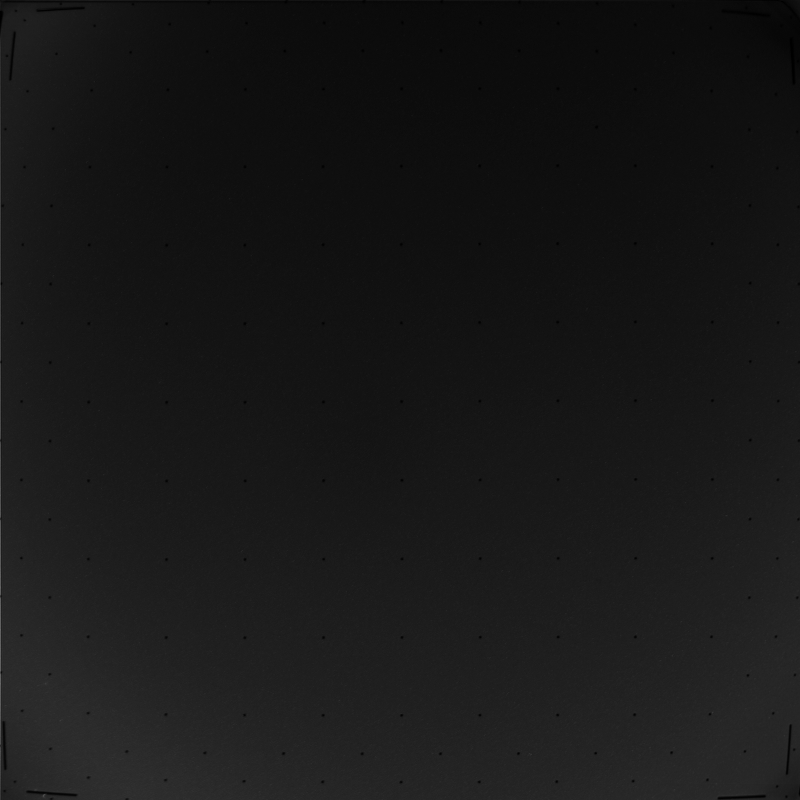
#> input picture src/experiments/images/blank.png, 800 x 800 px
$ python -i libimg.py   (imports and definitions only)   (Python 2 division)   (older library calls are emulated)
#> lines starting #> are read from the running program, lines starting #| are printed output that depends on the picture; after the words box and inside, x2 and y2 are one past the last pixel; in counts of white or black regions, pixels touching at a corner belong together

"""
Image processing routines

Most of these are specific to PyVoyager
"""

import os
import os.path
import scipy.ndimage as ndimage # n-dimensional images - for blob detection
import numpy as np
import cv2
import math
import random

import PIL
from PIL import Image
from PIL import ImageFont
from PIL import ImageDraw


import config
import lib
import log
import ransac


# [16 lines left out: functions cropImageFile, cropImage, not called in this run]


class Page:
    """
    wrapper around PIL text writing routines
    eg
        page = Page()
        page.vtab(5)
        page.println(title, color=200, center=True)
        page.save(filepath)
    """
    # [11 lines left out: function __init__, not called in this run]

    def htab(self, col):
        "horizontal tab"
        self.pos[0] = col * self.charWidth

    def vtab(self, row):
        "vertical tab"
        self.pos[1] = row * self.charHeight

    # [19 lines left out: functions setfont, println, not called in this run]

    def save(self, filepath):
        "save page to a file"
        self.img.save(filepath)


# [354 lines left out: functions thresholdImage, getImageAlignment, getImageAlignmentDiff, getImageAlignmentORB, sharpenImage, not called in this run]


def imwrite(outfile, im):
    """
    like cv2.imwrite but on error will try to create the outfile's folder also.
    useful in some cases where not known if folder exists or not.
    """
    ok = cv2.imwrite(outfile, im)
    if not ok:
        folder = os.path.dirname(outfile)
        lib.mkdir(folder)
        ok = cv2.imwrite(outfile, im)
    return ok


# [41 lines left out: function inpaintImage, not called in this run]


def getGradientMagnitude(im):
    "Get magnitude of gradient for given image using simple kernel"

    ddepth = cv2.CV_32F

    kernel = np.zeros((1,3))
    kernel[0][0]=-1
    kernel[0][1]=0
    kernel[0][2]=1
    dx = cv2.filter2D(im, ddepth, kernel)
    dxabs = cv2.convertScaleAbs(dx)

    kernel = np.zeros((3,1))
    kernel[0][0]=-1
    kernel[1][0]=0
    kernel[2][0]=1
    dy = cv2.filter2D(im, ddepth, kernel)
    dyabs = cv2.convertScaleAbs(dy)

    mag = cv2.addWeighted(dxabs, 0.5, dyabs, 0.5, 0)
    return mag


# [50 lines left out: functions getGradientMagnitudeSobel, annotateImageFile, not called in this run]


def denoiseImageFile(infile, outfile):

    """
    attempt to remove noise from the given image file and save to outfile
    """
#> called with infile = 'experiments/images/blank.png', outfile = 'out.png'

    im = cv2.imread(infile, 0) #.param
#> im is the input picture: shape (800, 800); min 0, max 104, mean 23.9

    # blank out bottom 3 pixels
    im[-3:,:] = 0
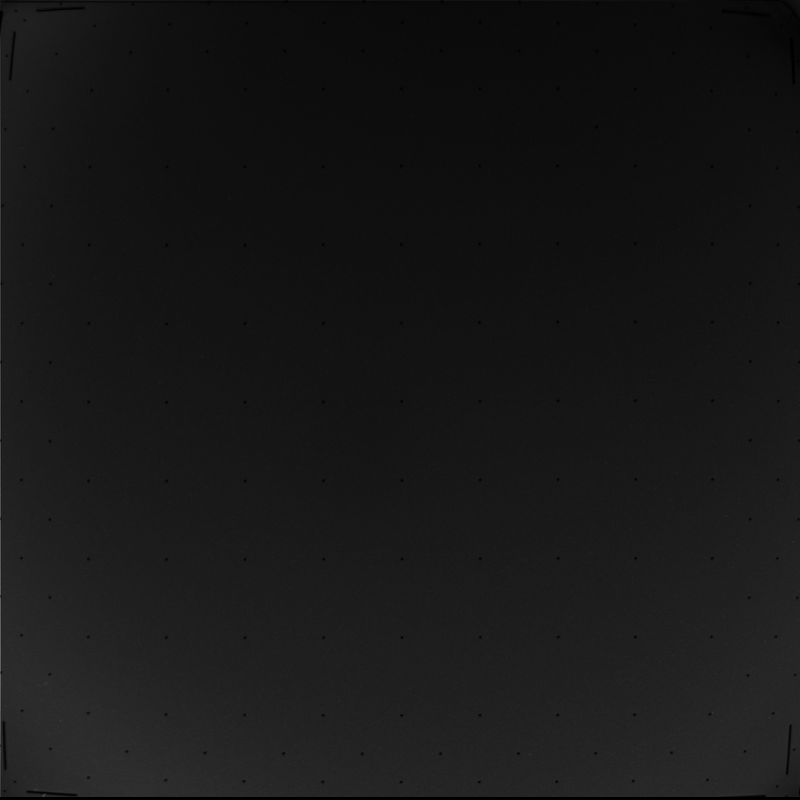
#> im: shape (800, 800); 0.38% of pixels changed, all inside (x1, y1, x2, y2) = (0, 797, 800, 800)

    # blank out right 3 pixels
    im[:,-3:] = 0
#> im: shape (800, 800); 0.37% of pixels changed, all inside (x1, y1, x2, y2) = (797, 0, 800, 797)

    # [39 lines of commented-out code are left out]
    mask = getGradientMagnitude(im)
#> in getGradientMagnitude, `dx = cv2.filter2D(im, ddepth, kernel)`:
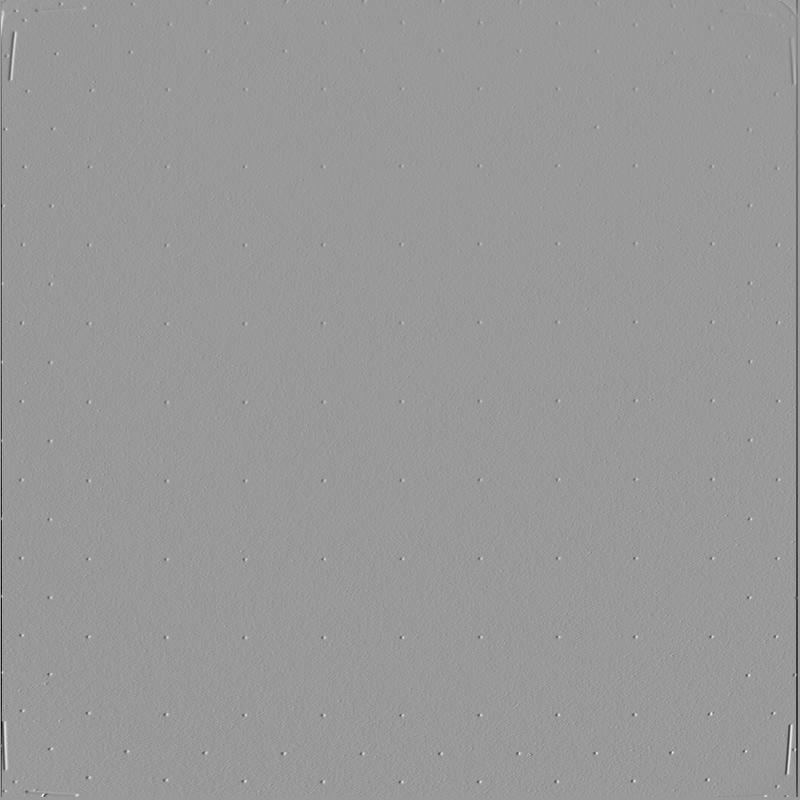
#> dx: shape (800, 800) float32; min -60, max 40, mean -0.1; drawn with min black and max white
    mask = cv2.adaptiveThreshold(mask, maxValue=255,
                               adaptiveMethod=cv2.ADAPTIVE_THRESH_GAUSSIAN_C,
                               thresholdType=cv2.THRESH_BINARY_INV,
                               blockSize=3,
                               # C=25)
                               C=30)
#> mask: shape (800, 800); every value is 0
    # this extracts any long horizontal segments
    kernel = cv2.getStructuringElement(cv2.MORPH_RECT, (120,1));
    mask = cv2.dilate(mask, kernel)
    # this __
    kernel = cv2.getStructuringElement(cv2.MORPH_RECT, (20,5));
    mask = cv2.dilate(mask, kernel)
    mask = cv2.erode(mask, kernel)
    im = im & (255-mask)


    # try removing noise near sharp edges (median blur)
    # the larger C is, the less noise will be removed
    mask = cv2.adaptiveThreshold(im, maxValue=255,
                                 adaptiveMethod=cv2.ADAPTIVE_THRESH_GAUSSIAN_C,
                                 thresholdType=cv2.THRESH_BINARY_INV,
                                 blockSize=3,
                                 # C=2) # ends up blurring triton
                                 # C=5) # leaves too much noise
                                 C=4) # good compromise
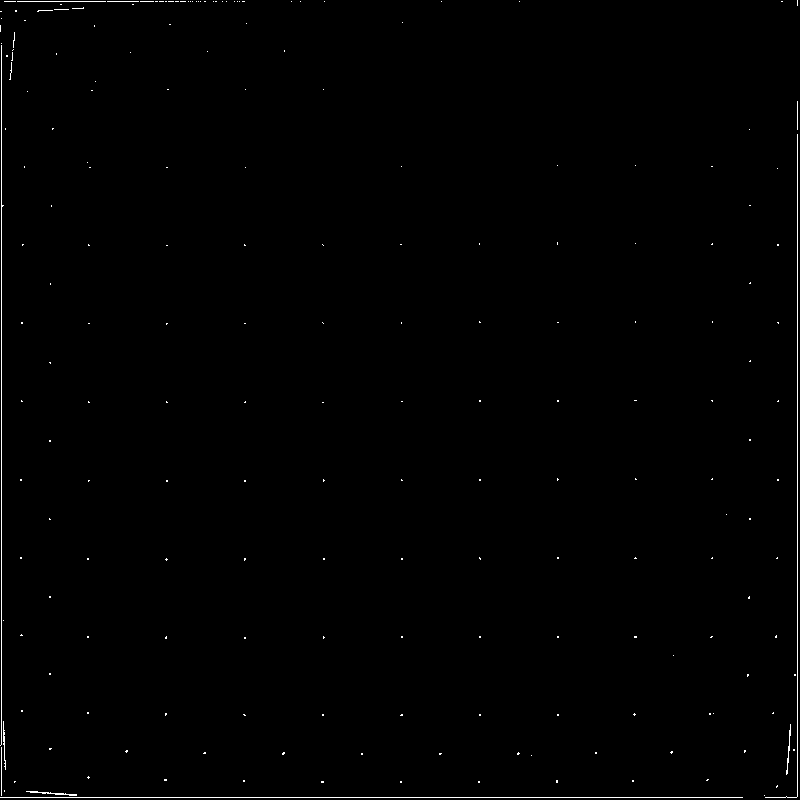
#> mask: shape (800, 800); 0.51% white in thin lines or dots
    kernel = np.ones((5,5), np.uint8) # expand edges horizontally
    mask = cv2.dilate(mask, kernel, iterations = 1) # expand edge mask
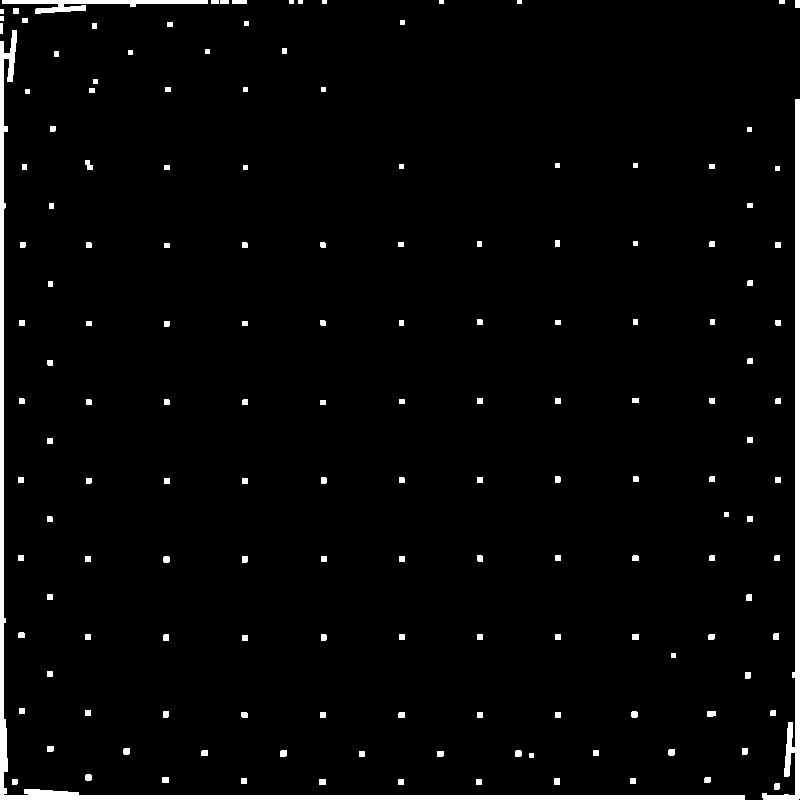
#> mask: shape (800, 800); 2.8% white; 158 white regions, largest, box (x1, y1, x2, y2) and area: (0, 30, 745, 800) 7539, (762, 99, 800, 800) 4029, (2, 0, 208, 14) 1129
    mask = cv2.medianBlur(mask, 5) # remove dots from mask
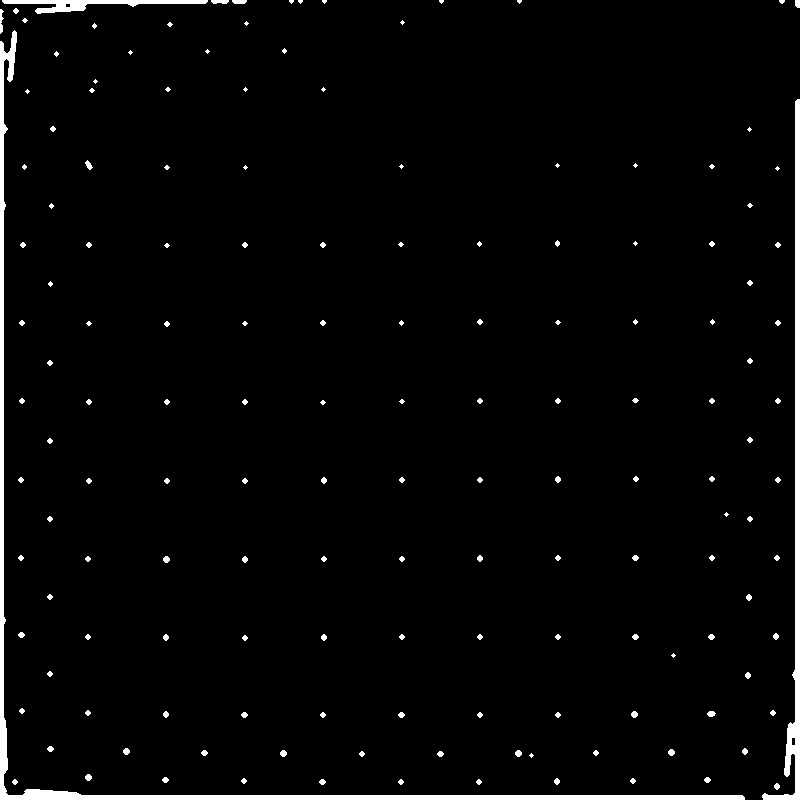
#> mask: shape (800, 800); 2.6% white; 155 white regions (48 under 20 px), largest, box (x1, y1, x2, y2) and area: (0, 30, 745, 800) 7537, (762, 99, 800, 800) 4059, (2, 0, 208, 14) 1154
    imblurred = cv2.medianBlur(im, 5) # remove noise from image
    im = im + ((imblurred - im) & mask) # combine image with blurred version


    # [39 lines of commented-out code are left out]
    imwrite(outfile, im)


# [794 lines left out: functions resizeImage, getImageAlignmentECC, centerAndStabilizeImageFile, stabilizeImageFile, translateImage, centerImageFileAt and 19 more, not called in this run]


# [14 lines not run here, left out]

>>> result = denoiseImageFile('experiments/images/blank.png', 'out.png')

$ run again, on src/experiments/images/calibdim.png
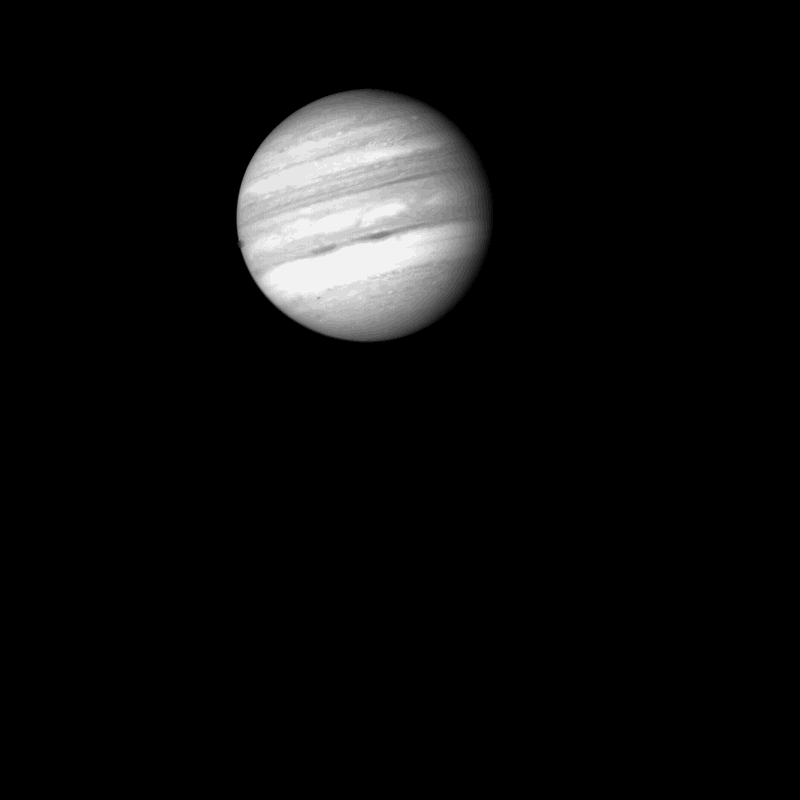
#> input picture src/experiments/images/calibdim.png, 800 x 800 px
#> in denoiseImageFile, im is the input picture: shape (800, 800); min 0, max 21, mean 1.1
#> in getGradientMagnitude, `dx = cv2.filter2D(im, ddepth, kernel)`:
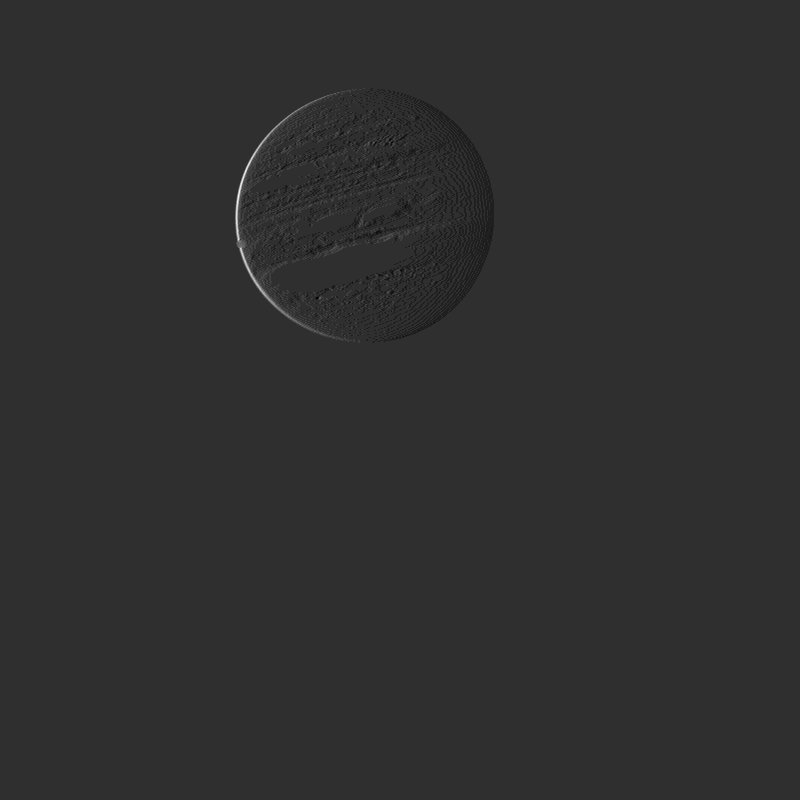
#> dx: shape (800, 800) float32; min -3, max 13, mean 0; drawn with min black and max white
#> in getGradientMagnitude, `dy = cv2.filter2D(im, ddepth, kernel)`:
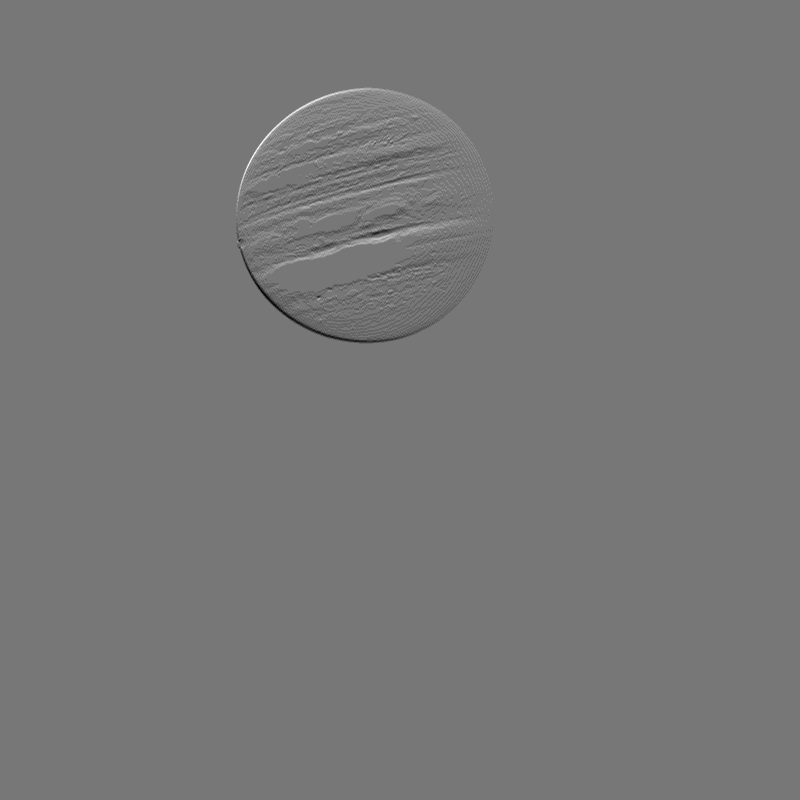
#> dy: shape (800, 800) float32; min -7, max 8, mean 0; drawn with min black and max white
#> mask: shape (800, 800); every value is 0

$ run again, on src/experiments/images/calibdim2.png
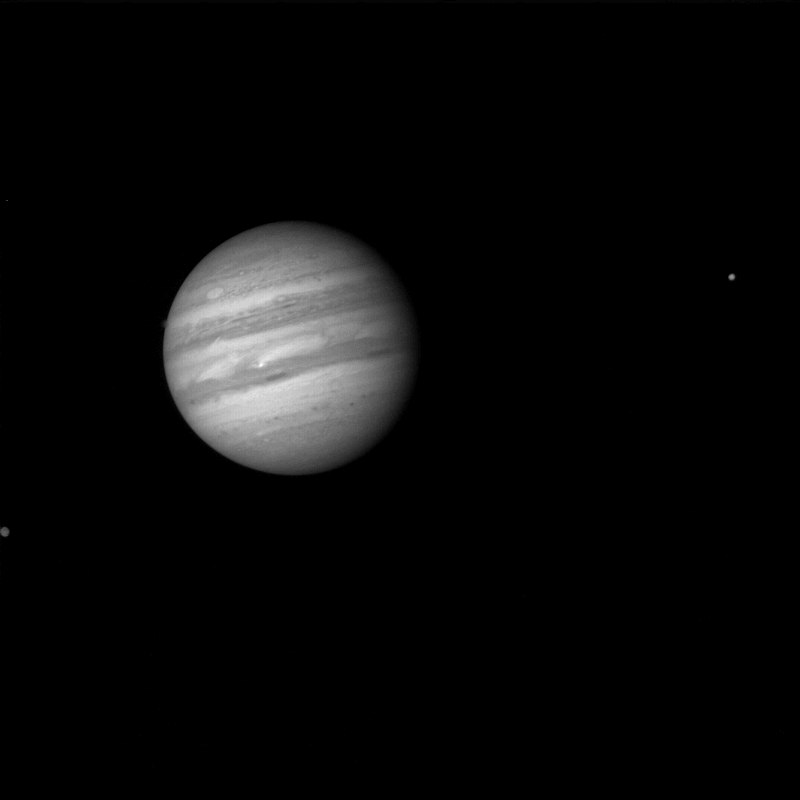
#> input picture src/experiments/images/calibdim2.png, 800 x 800 px
#> in denoiseImageFile, im is the input picture: shape (800, 800); min 0, max 39, mean 1.6
#> in getGradientMagnitude, `dx = cv2.filter2D(im, ddepth, kernel)`:
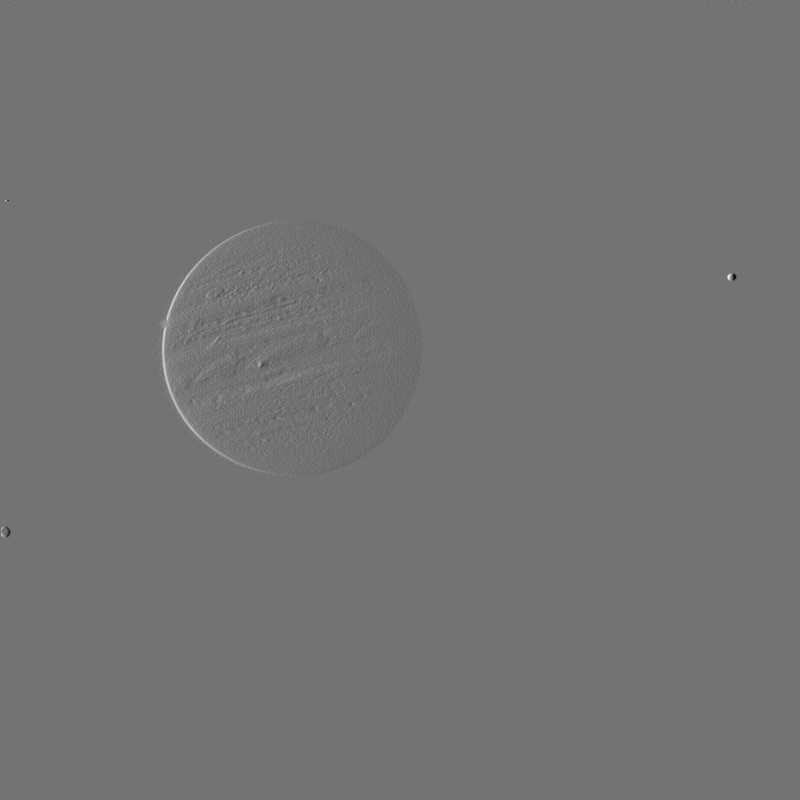
#> dx: shape (800, 800) float32; min -15, max 18, mean -0.000325; drawn with min black and max white
#> mask: shape (800, 800); every value is 0
#> in denoiseImageFile, `imblurred = cv2.medianBlur(im, 5)`:
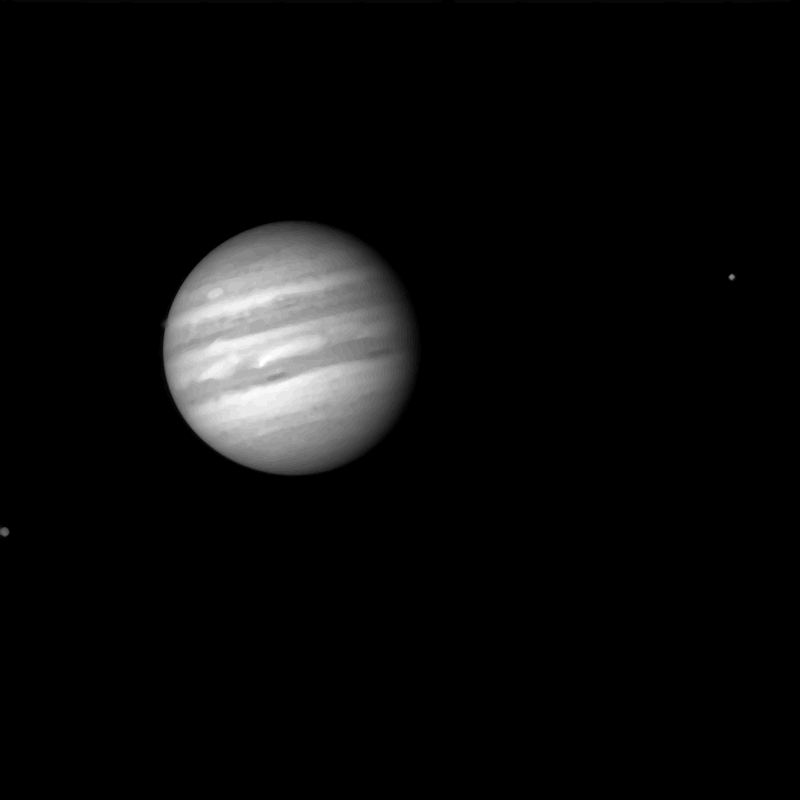
#> imblurred: shape (800, 800); min 0, max 34, mean 1.6; drawn with min black and max white
